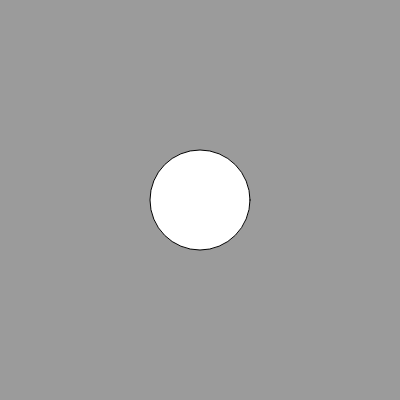
Frame 1 (no input)
Frame 60 (no input): identical to frame 1, image omitted
Frame 120 (the mouse pressed at the canvas centre since frame 60): identical to frame 1, image omitted

The p5.js sketch that drew this single still picture (run headless with seeded random() and noise() and a simulated clock; from frame 60 on, the mouse is pressed at the canvas centre):

// p5.js sketch
// ── sketch.js
function setup() {
  createCanvas(400, 400);
}

function draw() {
  background(155);
  ellipse(200, 200, 100, 100);
  if (mouseX > 200) {
    fill(0);
    ellipse(200, 200, 100, 100);
  }
}
